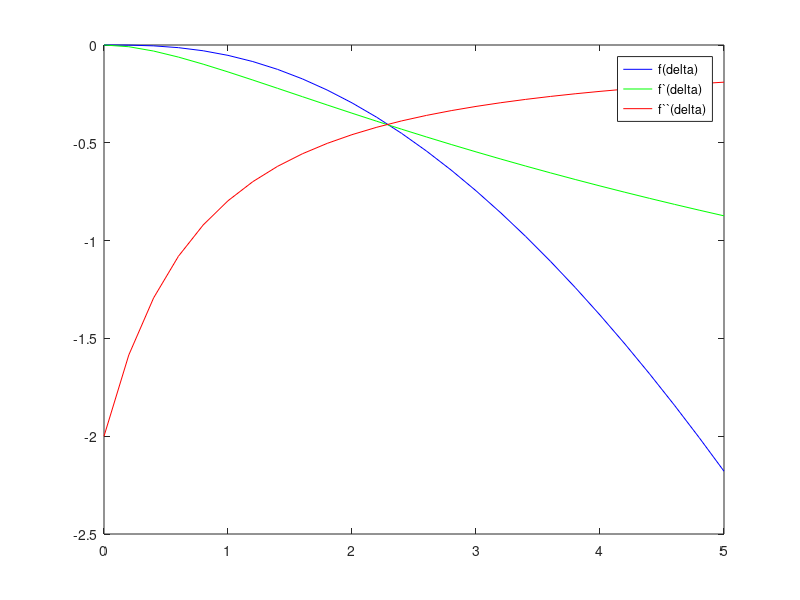

Recreate this plot in MATLAB.
clear;
clc;
% syms d;

d1 = 0:0.2:5
y1 = d1 - (1+d1).*log(1+d1) + d1.^2./(2+d1)

%sol_1 = solve( -log(1+d) + (2*d)/(2+d) - d^2/(2+d)^2 == 0, d );
% sol_1

d2 = 0:0.2:5
y2 = -log(1+d2) + (d2.*(d2+4))./(2+d2).^2

% sol_2 = solve( -1/(1+d) + 4/(2+d)^2 - (2*d)/(2+d)^2 + (2*d^2)/(2+d)^3 == 0, d );
d3 = 0:0.2:5
y3 = -1./(1+d3) - 8./(d3+2).^3

plot( d1, y1, 'b' );
hold on;
plot( d2, y2, 'g' );
plot( d3, y3, 'r' );
legend( 'f(delta)', 'f`(delta)', 'f``(delta)' );